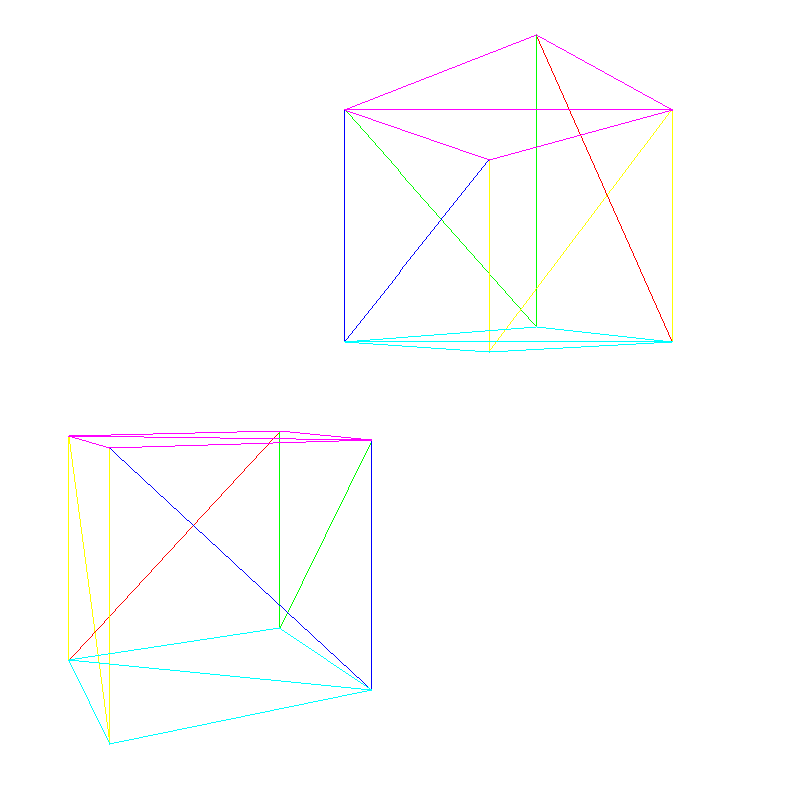

Reproduce this figure in Python.
from PIL import Image
import math
import os

canvas_width = 800
canvas_height = 800

img = Image.new("RGB", (canvas_width, canvas_height), "white")
pixels = img.load()


class Color:
    def __init__(self, r, g, b):
        self.r = int(r)
        self.g = int(g)
        self.b = int(b)

    def mul(self, n):
        return Color(self.r * n, self.g * n, self.b * n)


class Pt:
    def __init__(self, x, y, h=0):
        self.x = int(x)
        self.y = int(y)
        self.h = h


class Vertex:
    def __init__(self, x, y, z):
        self.x = x
        self.y = y
        self.z = z

    def mul(self, n):
        return Vertex(self.x * n, self.y * n, self.z * n)


class Vertex4:
    def __init__(self, x, y, z, w):
        self.x = x
        self.y = y
        self.z = z
        self.w = w


class Mat4x4:
    def __init__(self, data):
        self.data = data


Identity4x4 = Mat4x4([
    [1, 0, 0, 0],
    [0, 1, 0, 0],
    [0, 0, 1, 0],
    [0, 0, 0, 1]
])


class Triangle:
    def __init__(self, v0, v1, v2, color):
        self.v0 = v0
        self.v1 = v1
        self.v2 = v2
        self.color = color


class Model:
    def __init__(self, vertices, triangles):
        self.vertices = vertices
        self.triangles = triangles


class Instance:
    def __init__(self, model, position, orientation=None, scale=1.0):
        self.model = model
        self.position = position
        self.orientation = orientation if orientation else Identity4x4
        self.scale = scale

        self.transform = MultiplyMM4(
            MakeTranslationMatrix(self.position),
            MultiplyMM4(self.orientation, MakeScalingMatrix(self.scale))
        )


class Camera:
    def __init__(self, position, orientation):
        self.position = position
        self.orientation = orientation


def PutPixel(x, y, color):
    x = int(canvas_width / 2 + x)
    y = int(canvas_height / 2 - y - 1)

    if x < 0 or x >= canvas_width or y < 0 or y >= canvas_height:
        return

    pixels[x, y] = (int(color.r), int(color.g), int(color.b))


def Interpolate(i0, d0, i1, d1):
    if i0 == i1:
        return [d0]

    values = []
    a = (d1 - d0) / (i1 - i0)
    d = d0

    for i in range(i0, i1 + 1):
        values.append(d)
        d += a

    return values


def DrawLine(p0, p1, color):
    dx = p1.x - p0.x
    dy = p1.y - p0.y

    if abs(dx) > abs(dy):
        if dx < 0:
            p0, p1 = p1, p0

        ys = Interpolate(p0.x, p0.y, p1.x, p1.y)
        for x in range(p0.x, p1.x + 1):
            PutPixel(x, int(ys[x - p0.x]), color)
    else:
        if dy < 0:
            p0, p1 = p1, p0

        xs = Interpolate(p0.y, p0.x, p1.y, p1.x)
        for y in range(p0.y, p1.y + 1):
            PutPixel(int(xs[y - p0.y]), y, color)


def DrawWireframeTriangle(p0, p1, p2, color):
    DrawLine(p0, p1, color)
    DrawLine(p1, p2, color)
    DrawLine(p0, p2, color)


viewport_size = 1
projection_plane_z = 1


def ViewportToCanvas(x, y):
    return Pt(
        x * canvas_width / viewport_size,
        y * canvas_height / viewport_size
    )


def ProjectVertex(v):
    return ViewportToCanvas(
        v.x * projection_plane_z / v.z,
        v.y * projection_plane_z / v.z
    )


def MakeOYRotationMatrix(degrees):
    cos_v = math.cos(math.radians(degrees))
    sin_v = math.sin(math.radians(degrees))

    return Mat4x4([
        [cos_v, 0, -sin_v, 0],
        [0,     1, 0,      0],
        [sin_v, 0, cos_v,  0],
        [0,     0, 0,      1]
    ])


def MakeTranslationMatrix(translation):
    return Mat4x4([
        [1, 0, 0, translation.x],
        [0, 1, 0, translation.y],
        [0, 0, 1, translation.z],
        [0, 0, 0, 1]
    ])


def MakeScalingMatrix(s):
    return Mat4x4([
        [s, 0, 0, 0],
        [0, s, 0, 0],
        [0, 0, s, 0],
        [0, 0, 0, 1]
    ])


def MultiplyMV(mat, vec):
    result = [0, 0, 0, 0]
    v = [vec.x, vec.y, vec.z, vec.w]

    for i in range(4):
        for j in range(4):
            result[i] += mat.data[i][j] * v[j]

    return Vertex4(result[0], result[1], result[2], result[3])


def MultiplyMM4(a, b):
    result = Mat4x4([
        [0, 0, 0, 0],
        [0, 0, 0, 0],
        [0, 0, 0, 0],
        [0, 0, 0, 0]
    ])

    for i in range(4):
        for j in range(4):
            for k in range(4):
                result.data[i][j] += a.data[i][k] * b.data[k][j]

    return result


def Transposed(mat):
    result = Mat4x4([
        [0, 0, 0, 0],
        [0, 0, 0, 0],
        [0, 0, 0, 0],
        [0, 0, 0, 0]
    ])

    for i in range(4):
        for j in range(4):
            result.data[i][j] = mat.data[j][i]

    return result


def RenderTriangle(triangle, projected):
    DrawWireframeTriangle(
        projected[triangle.v0],
        projected[triangle.v1],
        projected[triangle.v2],
        triangle.color
    )


def RenderModel(model, transform):
    projected = []

    for vertex in model.vertices:
        vertex_h = Vertex4(vertex.x, vertex.y, vertex.z, 1)
        transformed = MultiplyMV(transform, vertex_h)
        projected.append(ProjectVertex(transformed))

    for triangle in model.triangles:
        RenderTriangle(triangle, projected)


def RenderScene(camera, instances):
    camera_matrix = MultiplyMM4(
        Transposed(camera.orientation),
        MakeTranslationMatrix(camera.position.mul(-1))
    )

    for instance in instances:
        transform = MultiplyMM4(camera_matrix, instance.transform)
        RenderModel(instance.model, transform)


RED = Color(255, 0, 0)
GREEN = Color(0, 255, 0)
BLUE = Color(0, 0, 255)
YELLOW = Color(255, 255, 0)
PURPLE = Color(255, 0, 255)
CYAN = Color(0, 255, 255)

vertices = [
    Vertex(1, 1, 1),
    Vertex(-1, 1, 1),
    Vertex(-1, -1, 1),
    Vertex(1, -1, 1),
    Vertex(1, 1, -1),
    Vertex(-1, 1, -1),
    Vertex(-1, -1, -1),
    Vertex(1, -1, -1)
]

triangles = [
    Triangle(0, 1, 2, RED),
    Triangle(0, 2, 3, RED),
    Triangle(4, 0, 3, GREEN),
    Triangle(4, 3, 7, GREEN),
    Triangle(5, 4, 7, BLUE),
    Triangle(5, 7, 6, BLUE),
    Triangle(1, 5, 6, YELLOW),
    Triangle(1, 6, 2, YELLOW),
    Triangle(4, 5, 1, PURPLE),
    Triangle(4, 1, 0, PURPLE),
    Triangle(2, 6, 7, CYAN),
    Triangle(2, 7, 3, CYAN)
]

cube = Model(vertices, triangles)

instances = [
    Instance(cube, Vertex(-1.5, 0, 7), Identity4x4, 0.75),
    Instance(cube, Vertex(1.25, 2.5, 7.5), MakeOYRotationMatrix(195), 1.0)
]

camera = Camera(Vertex(-3, 1, 2), MakeOYRotationMatrix(-30))

RenderScene(camera, instances)

img.save("cubes.png")
os.system("code cubes.png")
